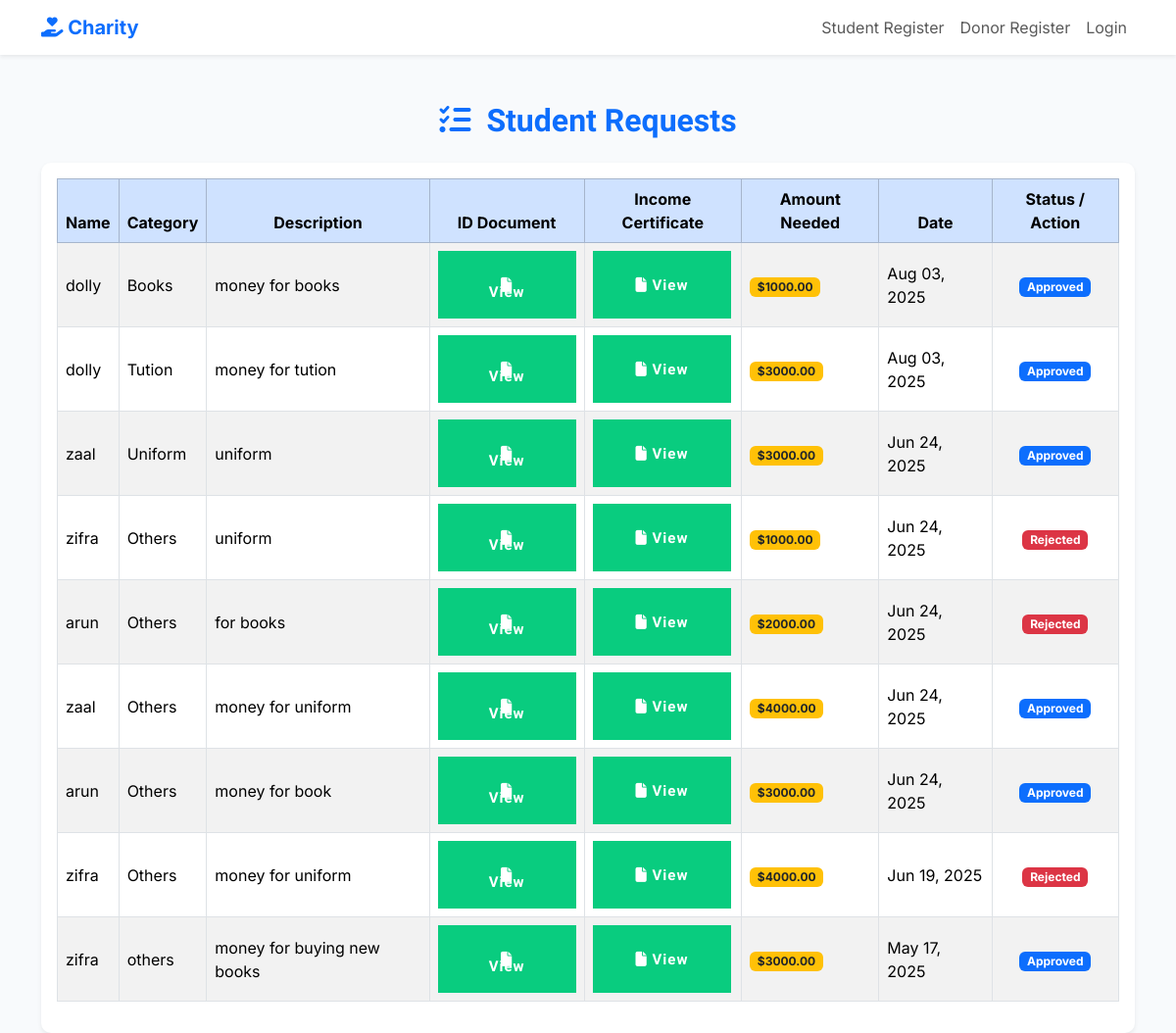
Page /view_requests on the earlier database version.
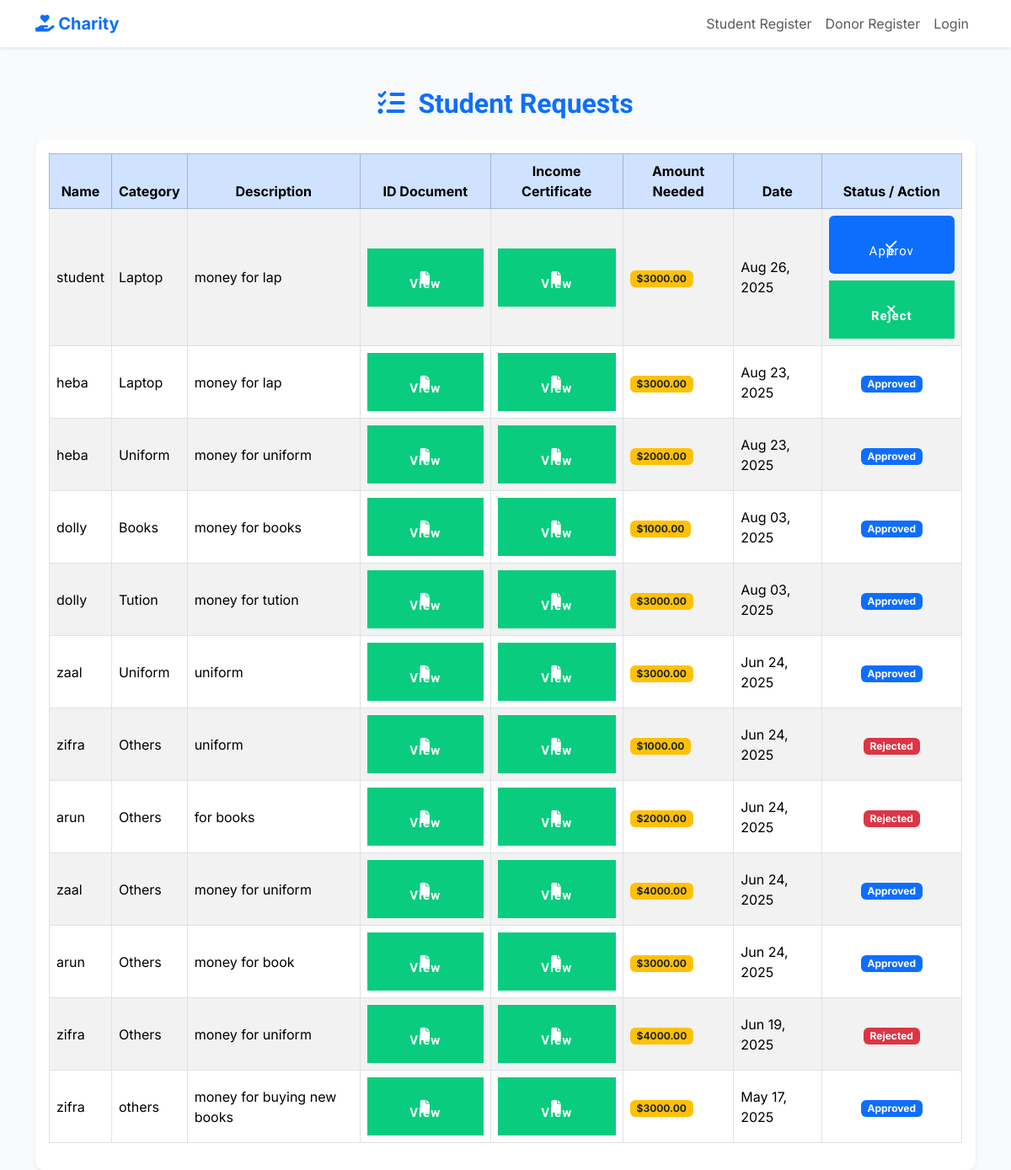
Same page on the later database version.
### donation/models.py (models this page shows)
class Donation_request(models.Model):
    CATOGERY_CHOICES=[
          ('Books','Books'),
           ('Tution','Tution'),
           ('Uniform','Uniform'),
           ('Laptop','Laptop'),
           ('Others','Others'),
    ]
    stud=models.ForeignKey(Student,on_delete=models.CASCADE)
    catogery=models.CharField(max_length=20,choices=CATOGERY_CHOICES,default='Others')
    description=models.TextField()
    amount_needed=models.DecimalField(max_digits=10, decimal_places=2)
    location=models.CharField(max_length=100)
    id_document=models.FileField(upload_to='documents/id_docs/', null=True, blank=True)
    income_certificate=models.FileField(upload_to='documents/income_certs/', null=True, blank=True)
    status=models.CharField(max_length=20,choices=[('pending', 'Pending'),('approved', 'Approved'),('rejected', 'Rejected')], default='pending')
    created_at=models.DateTimeField(auto_now_add=True)

class Student(models.Model):
    user=models.OneToOneField('CoustomUser',on_delete=models.CASCADE)
    name=models.CharField(max_length=200)
    age=models.IntegerField()
    email=models.EmailField(max_length=40)
    contact_number=models.IntegerField()
    address=models.TextField()

### donation/views.py (the view)
# urls.py: path('view_requests',views.view_requests,name='view_requests'),
def view_requests(request):
       req=Donation_request.objects.all().order_by('-created_at')
       return render(request,'view_requests.html',{'req':req})

### templates/view_requests.html (shortened to what this page needs)
{% extends 'homepage.html' %}
{% load static %}
{% block content %}
<!DOCTYPE html>
<html lang="en">
<head>
</head>
<body>
    <div class="container mt-5" style="font-family: 'Inter', sans-serif;">
    <h2 class="text-center text-primary fw-bold mb-4">
        <i class="fas fa-list-check me-2"></i> Student Requests
    </h2>
    <div class="card shadow-sm border-0">
        <div class="card-body">
            <table class="table table-bordered table-striped table-hover align-middle">
                <thead class="table-primary text-center">
                    <tr>
                        <th>Name</th>
                        <th>Category</th>
                        <th>Description</th>
                        <th>ID Document</th>
                        <th>Income Certificate</th>
                        <th>Amount Needed</th>
                        <th>Date</th>
                        <th>Status / Action</th>
                    </tr>
                </thead>
                <tbody>
                    {% for i in req %}
                    <tr>
                        <td>{{ i.stud.name }}</td>
                        <td>{{ i.catogery }}</td>
                        <td>{{ i.description }}</td>
                        <td>
                            <a href="{{ i.id_document.url }}" target="_blank" class="btn btn-outline-primary btn-sm">
                                <i class="fas fa-file"></i> View
                            </a>
                        </td>
                        <td>
                            <a href="{{ i.income_certificate.url }}" target="_blank" class="btn btn-outline-primary btn-sm">
                                <i class="fas fa-file"></i> View
                            </a>
                        </td>
                        <td>
                            <span class="badge bg-warning text-dark">${{ i.amount_needed }}</span>
                        </td>
                        <td>{{ i.created_at|date:"M d, Y" }}</td>
                        <td class="text-center">
                            {% if i.status == 'approved' %}
                                <span class="badge bg-primary">Approved</span>
                            {% elif i.status == 'reject' %}
                                <span class="badge bg-danger">Rejected</span>
                            {% else %}
                                <div class="d-grid gap-2">
                                    <a href="{% url 'approve_request' i.id %}" class="btn btn-primary btn-sm">
                                        <i class="fas fa-check"></i> Approve
                                    </a>
                                    <a href="{% url 'reject_request' i.id %}" class="btn btn-danger btn-sm">
                                        <i class="fas fa-times"></i> Reject
                                    </a>
                                </div>
                            {% endif %}
                        </td>
                    </tr>
                    {% empty %}
                    <tr>
                        <td colspan="8" class="text-center text-muted">No requests found.</td>
                    </tr>
                    {% endfor %}
                </tbody>
            </table>
        </div>
    </div>
</div>
</body>
</html>
{% endblock %}

### templates/homepage.html (shortened to what this page needs)
{% load static %}
<!DOCTYPE html>
<html lang="en">
<head>
    <link href="https://cdn.jsdelivr.net/npm/bootstrap@5.3.2/dist/css/bootstrap.min.css" rel="stylesheet">
    <link href="https://cdnjs.cloudflare.com/ajax/libs/font-awesome/6.4.0/css/all.min.css" rel="stylesheet">
    <link rel="stylesheet" href="{% static 'css/style.css' %}">
</head>
<body>
    <nav class="navbar navbar-expand-lg navbar-light bg-white shadow-sm sticky-top">
      <div class="container">
        <a class="navbar-brand fw-bold text-primary" href="{% url 'home_page' %}">
          <i class="fas fa-hand-holding-heart"></i> Charity
        </a>
        <div class="collapse navbar-collapse" id="navbarNav">
          <ul class="navbar-nav ms-auto">
            <li class="nav-item"><a class="nav-link" href="{% url 'register_student' %}">Student Register</a></li>
            <li class="nav-item"><a class="nav-link" href="{% url 'register_donor' %}">Donor Register</a></li>
            <li class="nav-item"><a class="nav-link" href="{% url 'login_page' %}">Login</a></li>
          </ul>
        </div>
      </div>
    </nav>
{% block content %}{% endblock %}

Differences in the rows shown:
added Donation_request: stud.name "student", catogery "Laptop", description "money for lap", amount_needed "3000.00", created_at "Aug 26, 2025", status "pending" (drawn)
added Donation_request: stud.name "heba", catogery "Laptop", description "money for lap", amount_needed "3000.00", created_at "Aug 23, 2025", status "Approved"
added Donation_request: stud.name "heba", catogery "Uniform", description "money for uniform", amount_needed "2000.00", created_at "Aug 23, 2025", status "Approved"
